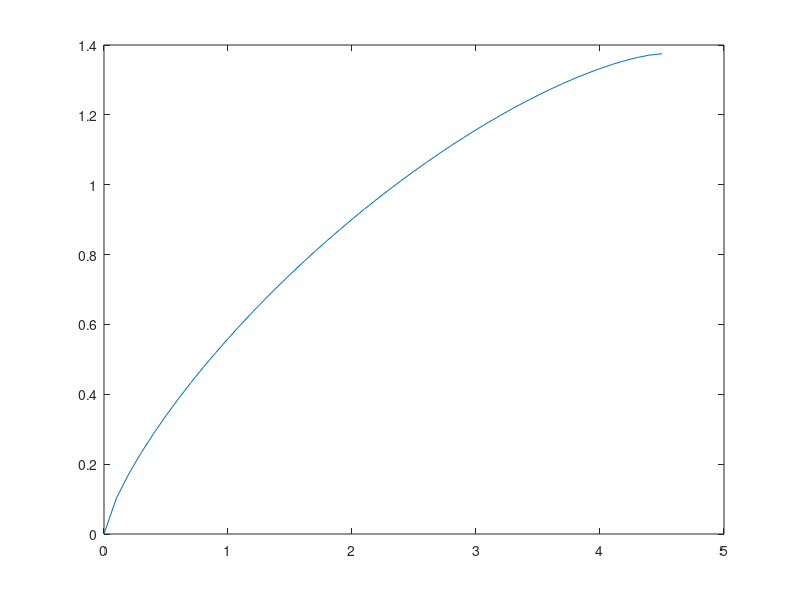

MATLAB code for this plot:
%% ENGR 96 Rocket: Nosecone
clear all; close all; clc; 
clear y;
%%
L= 4.5; %in
C = 0;
R = 2.75/2; %in
x = 0:0.1:4.5;


h = acos(1-(2.*x)./L);

y = (R./sqrt(pi)) .* sqrt(h - (sin(2.*h))./2 + C.*((sin(h)).^3));

plot(x, y)